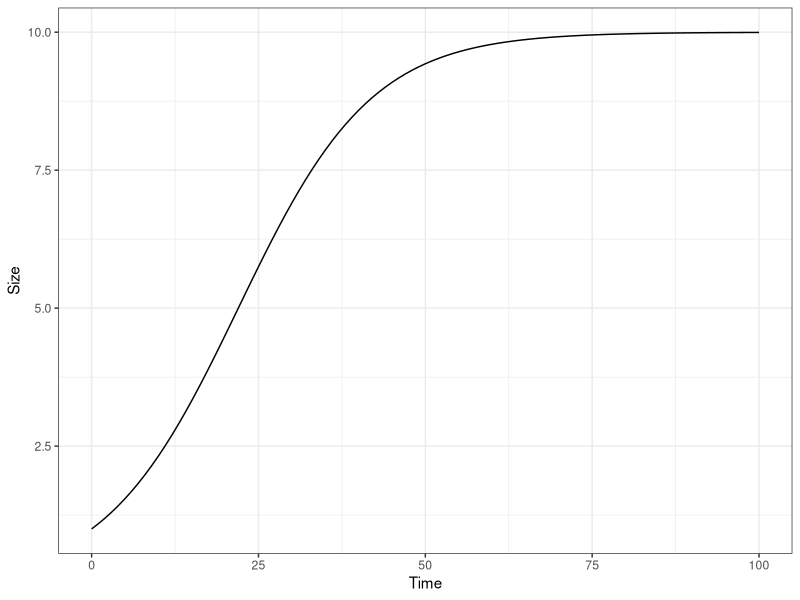

Source code (R): (Note: this script raises an error after producing the figure.)
## ---- chunk 1
knitr::opts_chunk$set(echo = TRUE)
library(ggplot2)

## ---- chunk 2
sigmoid2 <- function(t,Po=Po,K=K,r=r){
  sig_val <- (K*Po*exp(r*t))/(K+Po*(exp(r*t)-1));
  return(sig_val);
}

Po <- 1;
K <- 10;
r <- 0.1;

ggplot(data = data.frame(t=c(0,100)),aes(x=t)) + stat_function(fun = sigmoid2, args = list(Po,K,r)) + ylab("Size") + xlab("Time") + theme_bw()

# Provide edits in PDF 


## ---- chunk 3
knitr::include_graphics("Conceptual_Fig.png")

## ---- chunk 4
log_sigmoid <- function(t,delta=delta,Po=Po,K=K,r=r){
  log_val <- r + (1/delta)*log((K+Po*(exp(r*t)-1))/(K+Po*(exp(r*(t+delta))-1)));
  return(log_val);
}

sigmoid <- function(t,delta,Po=Po,K=K,r=r){
  sig_val <- (1/delta)*(((K*Po*exp(r*(t+delta)))/(K+Po*(exp(r*(t+delta))-1))) - ((K*Po*exp(r*t))/(K+Po*(exp(r*t)-1))));
  return(sig_val);
}

#log(9) - log(7)

Po <- 1;
K <- 10;
r <- 0.1;
delta <- 5 

#log_sigmoid_error(50,Po,K,r,delta)

ggplot(data = data.frame(t=c(0,100)),aes(x=t)) + stat_function(fun = log_sigmoid, args = list(delta,Po,K,r), color = "red") + stat_function(fun = sigmoid, args = list(delta,Po,K,r)) + ylab("Growth Measure") + xlab("Time") 

## ---- chunk 5
log_sigmoid <- function(t,Po=Po,K=K,r=r){
  log_val <- r + (1/t)*log(K/(K+Po*(exp(r*t)-1)));
  return(log_val);
}


sigmoid <- function(t,Po=Po,K=K,r=r){
  sig_val <- ((K*Po*exp(r*t))/(K+Po*(exp(r*t)-1)) - Po)/t;
  return(sig_val);
}

Po <- 1;
K <- 10;
r <- 0.1;
#log_sigmoid(Po,K,r,t=1)

ggplot(data = data.frame(t=c(0,100)),aes(x=t)) + stat_function(fun = log_sigmoid, args = list(Po,K,r)) + theme_bw()

## ---- chunk 6
t2 <- 14
t1 <- 2

sigmoid2 <- function(t,Po=Po,K=K,r=r){
  sig_val <- (K*Po*exp(r*t))/(K+Po*(exp(r*t)-1));
  return(sig_val);
}

sigmoid_lin_approx <- function(t,t1,t2,Po=Po,K=K,r=r){
  line_slope <- ((K*Po*exp(r*t2))/(K+Po*(exp(r*t2)-1)) - (K*Po*exp(r*t1))/(K+Po*(exp(r*t1)-1)))/(t2-t1);
  line_function <- (K*Po*exp(r*t1))/(K+Po*(exp(r*t1)-1)) + 
  line_slope*(t-t1);
  return(line_function);
}

sigmoid_exp_approx <- function(t,t1,t2,Po=Po,K=K,r=r){
  r_est <- (log(((K*Po*exp(r*t2))/(K+Po*(exp(r*t2)-1)))) - log((K*Po*exp(r*t1))/(K+Po*(exp(r*t1)-1))))/(t2-t1);
  exp_function <- ((K*Po*exp(r*t1))/(K+Po*(exp(r*t1)-1)))*exp(r_est*(t-t1));
  return(exp_function);
}


ggplot(data = data.frame(t=c(0,50)),aes(x=t)) + stat_function(fun = sigmoid2, args = list(Po,K,r)) + stat_function(fun = sigmoid_exp_approx, args = list(t1,t2,Po,K,r), color = "red") +
  stat_function(fun = sigmoid_lin_approx, args = list(t1,t2,Po,K,r),color = "green") +
  theme_bw() + scale_y_continuous(limits = c(0,15))

## ---- chunk 7



t2 <- 25
t1 <- 12


ggplot(data = data.frame(t=c(0,50)),aes(x=t)) + stat_function(fun = sigmoid2, args = list(Po,K,r)) + stat_function(fun = sigmoid_exp_approx, args = list(t1,t2,Po,K,r), color = "red") +
  stat_function(fun = sigmoid_lin_approx, args = list(t1,t2,Po,K,r),color = "green") +
  theme_bw() + scale_y_continuous(limits = c(0,15))




## ---- chunk 8

t2 <- 45
t1 <- 30 


ggplot(data = data.frame(t=c(0,50)),aes(x=t)) + stat_function(fun = sigmoid2, args = list(Po,K,r)) + stat_function(fun = sigmoid_exp_approx, args = list(t1,t2,Po,K,r), color = "red") +
  stat_function(fun = sigmoid_lin_approx, args = list(t1,t2,Po,K,r),color = "green") +
  theme_bw() + scale_y_continuous(limits = c(0,15))



